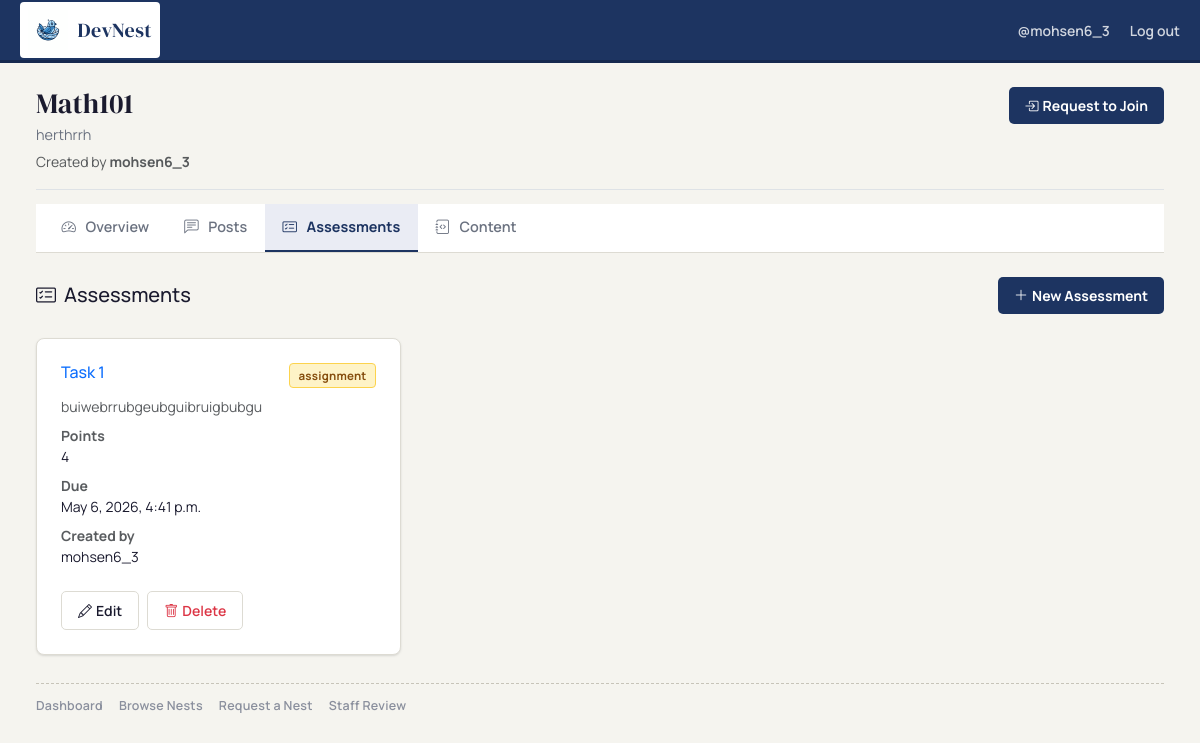
/assessments/nests/2/ (signed in), run on an earlier commit of the app's database.
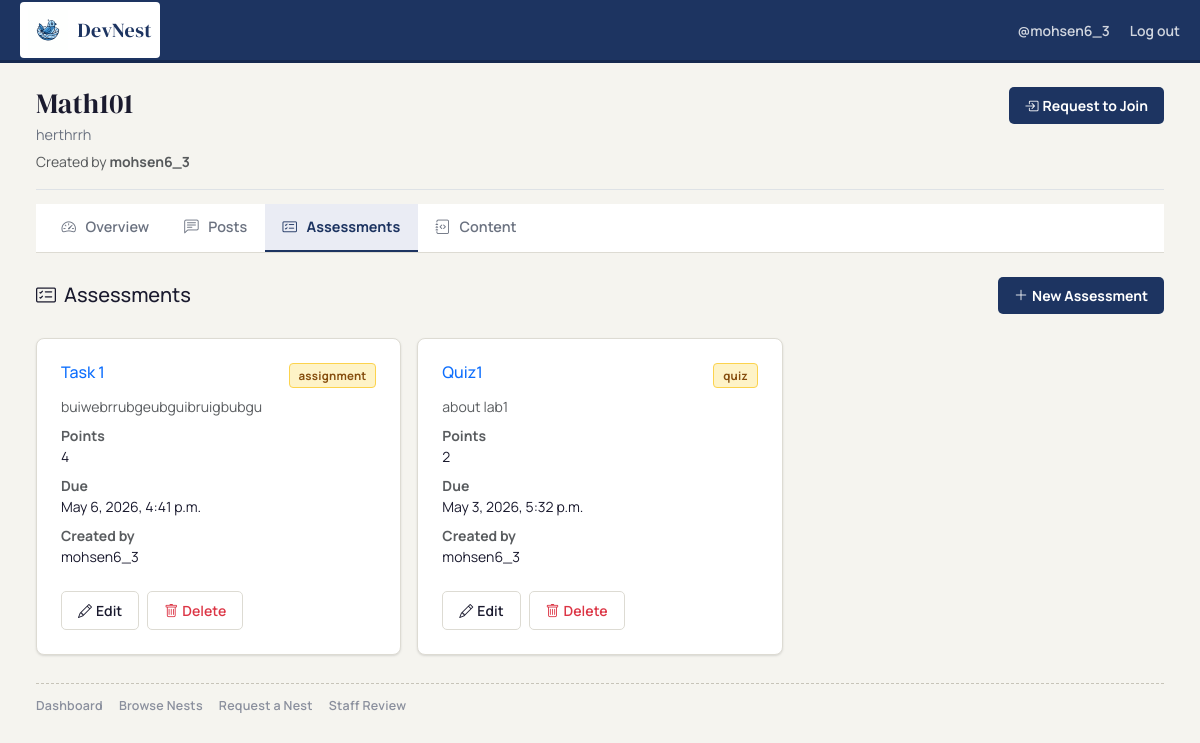
And on a later commit of the database.
### assessments/models.py (models this page shows, shortened)
class Assessment(models.Model):
    TYPE_CHOICES = [
        ('quiz', 'Quiz'),
        ('assignment', 'Assignment'),
        ('coding', 'Coding'),
    ]
    title = models.CharField(max_length=200)
    description = models.TextField(blank=True)
    assessment_type = models.CharField(max_length=20, choices=TYPE_CHOICES)
    points = models.PositiveIntegerField(default=0)
    due_date = models.DateTimeField(null=True, blank=True)
    created_by = models.ForeignKey(User,on_delete=models.CASCADE,related_name='created_assessments')
    created_at = models.DateTimeField(auto_now_add=True)
    nest = models.ForeignKey(Nest, on_delete=models.CASCADE, related_name='assessments', null=True, blank=True)

### assessments/views.py (the view)
# urls.py: path('nests/<int:nest_id>/', views.assessment_page_view, name='assessment_page_view'),
def assessment_page_view(request: HttpRequest, nest_id):
    nest = get_object_or_404(Nest, id=nest_id)
    assessments = Assessment.objects.filter(nest=nest)
    total_score = (
        Submission.objects
        .filter(student=request.user, assessment__nest=nest)
        .aggregate(total=Sum('score'))['total'] or 0
    )
    user = request.user
    return render(request, 'assessments/assessment_page.html', {
        'assessments': assessments,
        'user': user,
        'nest': nest,
        'total_score': total_score
    })

### assessments/templates/assessments/assessment_page.html (shortened to what this page needs)
{% extends "nests/nest_detail_base.html" %}
{% load static %}
{% block tab_assessments %}active{% endblock %}
{% block feature_content %}
<div class="d-flex justify-content-between align-items-center mb-4">
    <h5 class="mb-0"><i class="bi bi-card-checklist me-2"></i>Assessments</h5>
    {% if request.user.is_authenticated and request.user.is_staff %}
    <a class="nest-btn-main" href="{% url 'assessments:assessment_create_view' nest_id=nest.id %}">
        <i class="bi bi-plus-lg me-1"></i> New Assessment
    </a>
    {% endif %}
</div>
<div class="assessments-list">
    {% if assessments %}
    <div class="row g-3">
        {% for assessment in assessments %}
        <div class="col-md-6 col-lg-4">
            <div class="nest-surface p-4 h-100 d-flex flex-column">
                <div class="d-flex justify-content-between align-items-start mb-2">
                    <h6 class="mb-0">
                        <a href="{% url 'assessments:assessment_detail_view' nest_id=nest.id pk=assessment.pk %}" class="text-decoration-none">
                            {{ assessment.title }}
                        </a>
                    </h6>
                    <span class="nest-chip nest-chip-pending" style="font-size:.72rem">{{ assessment.assessment_type }}</span>
                </div>
                <p class="text-muted small mb-2">{{ assessment.description }}</p>
                <dl class="mb-3 small">
                    <dt class="text-muted">Points</dt><dd>{{ assessment.points }}</dd>
                    <dt class="text-muted">Due</dt><dd>{{ assessment.due_date|default:"No due date" }}</dd>
                    <dt class="text-muted">Created by</dt><dd>{{ assessment.created_by.username }}</dd>
                </dl>
                {% if request.user.is_authenticated and request.user.is_staff %}
                <div class="d-flex gap-2 mt-auto">
                    <a class="nest-btn-soft" href="{% url 'assessments:assessment_update_view' nest_id=nest.id pk=assessment.pk %}">
                        <i class="bi bi-pencil me-1"></i> Edit
                    </a>
                    <a class="nest-btn-soft" style="color:#dc3545;" href="{% url 'assessments:assessment_delete_view' nest_id=nest.id pk=assessment.pk %}">
                        <i class="bi bi-trash me-1"></i> Delete
                    </a>
                </div>
                {% endif %}
            </div>
        </div>
        {% endfor %}
    </div>
    {% else %}
    <div class="nest-surface p-4 text-muted">No assessments available yet.</div>
    {% endif %}
</div>
{% endblock feature_content %}

What changed in the data, as far as the page shows it:
added Assessment: title "Quiz1", assessment_type "quiz", description "about lab1", points "2", due_date "May 3, 2026, 5:32 p.m.", created_by.username "mohsen6_3"
